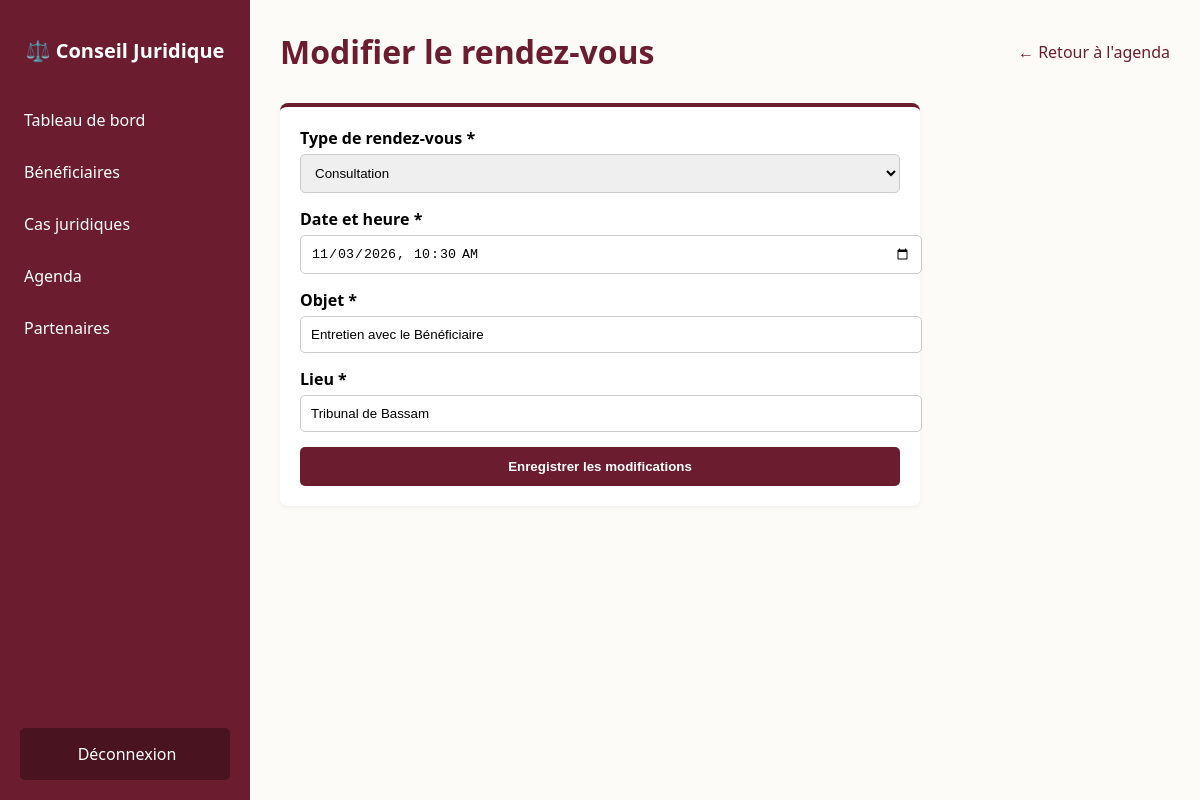
Page /agenda/modifier/6/ on the committed database.
### core/models.py (models this page shows, shortened)
class RendezVous(models.Model):
    TYPE_CHOICES = [
        ('CONSULTATION', 'Consultation'),
        ('AUDIENCE', 'Audience'),
        ('ECHEANCE', 'Échéance'),
    ]
    cas = models.ForeignKey(Cas, on_delete=models.CASCADE, related_name='rendez_vous')
    date_heure = models.DateTimeField()
    lieu = models.CharField(max_length=255)
    objet = models.CharField(max_length=255)
    type_rdv = models.CharField(max_length=20, choices=TYPE_CHOICES, default='CONSULTATION')
    est_supprime = models.BooleanField(default=False)

### core/views.py (the view, shortened to what this page needs)
# urls.py: path('agenda/modifier/<int:id>/', views.modifier_rdv_view, name='modifier_rdv'),
def modifier_rdv_view(request, id):
    rdv = RendezVous.objects.get(id=id)
    return render(request, 'core/modifier_rdv.html', {'rdv': rdv})

### core/templates/core/modifier_rdv.html (shortened to what this page needs)
{% extends 'core/base.html' %}
{% block content %}
    <div class="header">
        <h1>Modifier le rendez-vous</h1>
        <a href="{% url 'agenda' %}" style="color: #6B1D2F; text-decoration: none;">← Retour à l'agenda</a>
    </div>
    <div class="card" style="width: 100%; max-width: 600px;">
        <form method="POST">
            <div style="margin-bottom: 15px;">
                <label style="display: block; margin-bottom: 5px; font-weight: bold;">Type de rendez-vous *</label>
                <select name="type_rdv" required style="width: 100%; padding: 10px; border: 1px solid #ccc; border-radius: 5px;">
                    <option value="CONSULTATION" {% if rdv.type_rdv == 'CONSULTATION' %}selected{% endif %}>Consultation</option>
                </select>
            </div>
            <div style="margin-bottom: 15px;">
                <label style="display: block; margin-bottom: 5px; font-weight: bold;">Date et heure *</label>
                <input type="datetime-local" name="date_heure" value="{{ rdv.date_heure|date:'Y-m-d\TH:i' }}" required style="width: 100%; padding: 10px; border: 1px solid #ccc; border-radius: 5px;">
            </div>
            <div style="margin-bottom: 15px;">
                <label style="display: block; margin-bottom: 5px; font-weight: bold;">Objet *</label>
                <input type="text" name="objet" value="{{ rdv.objet }}" required style="width: 100%; padding: 10px; border: 1px solid #ccc; border-radius: 5px;">
            </div>
            <div style="margin-bottom: 15px;">
                <label style="display: block; margin-bottom: 5px; font-weight: bold;">Lieu *</label>
                <input type="text" name="lieu" value="{{ rdv.lieu }}" required style="width: 100%; padding: 10px; border: 1px solid #ccc; border-radius: 5px;">
            </div>
            <button type="submit" style="background-color: #6B1D2F; color: white; padding: 12px 20px; border: none; border-radius: 5px; font-weight: bold; cursor: pointer; width: 100%;">
                Enregistrer les modifications
            </button>
        </form>
    </div>
{% endblock %}

### core/templates/core/base.html (style rules this page uses)
body { margin: 0; font-family: 'Segoe UI', sans-serif; display: flex; height: 100vh; background-color: #FDFBF7; }
.header { display: flex; justify-content: space-between; align-items: center; margin-bottom: 30px; }
.header h1 { color: #6B1D2F; margin: 0; }
.card { background: white; padding: 20px; border-radius: 8px; flex: 1; box-shadow: 0 2px 5px rgba(0,0,0,0.05); border-top: 4px solid #6B1D2F; }

### rows in the picture
RendezVous: type_rdv "Consultation", date_heure "11/03/2026 10:30", objet "Entretien avec le Bénéficiaire", lieu "Tribunal de Bassam"
